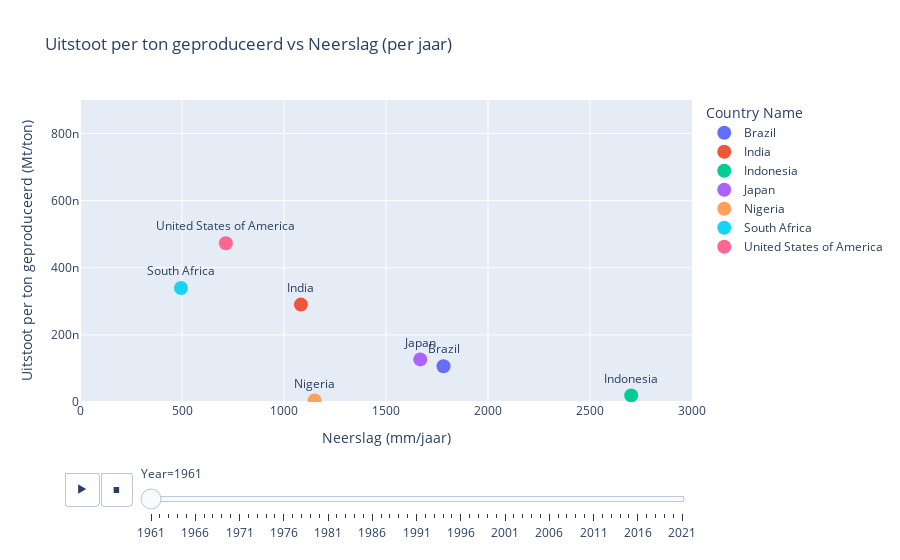

The cell this chart's notebook holds for it:
### Code cell
import pandas as pd
import plotly.express as px

# 📁 Laad de datasets
neerslag_df = pd.read_csv("datasets/API_AG.LND.PRCP.MM_DS2_en_csv_v2_4487.csv", skiprows=4)
productie_df = pd.read_csv("datasets/Production_Crops_Livestock_filtered.csv")
emissies_crops_df = pd.read_csv("datasets/Emissions_crops_filtered.csv")
emissies_livestock_df = pd.read_csv("datasets/Emissions_livestock_filtered.csv")

# 🌧️ Verwerk neerslagdata
neerslag_long = neerslag_df.melt(
    id_vars=["Country Name", "Country Code", "Indicator Name", "Indicator Code"],
    var_name="Year",
    value_name="Precipitation_mm"
)
neerslag_long = neerslag_long[["Country Name", "Year", "Precipitation_mm"]]
neerslag_long["Year"] = pd.to_numeric(neerslag_long["Year"], errors="coerce")
neerslag_long = neerslag_long.dropna(subset=["Year", "Precipitation_mm"])
neerslag_long["Country Name"] = neerslag_long["Country Name"].replace({
    "United States": "United States of America"
})

# 🚜 Verwerk productiegegevens
productie_filtered = productie_df[productie_df["Element"] == "Production"]
productie_aggregated = productie_filtered.groupby(["Area", "Year"])["Value"].sum().reset_index()
productie_aggregated.rename(columns={"Area": "Country Name", "Value": "Production_tonnes"}, inplace=True)
productie_aggregated["Year"] = pd.to_numeric(productie_aggregated["Year"], errors="coerce")
productie_aggregated["Country Name"] = productie_aggregated["Country Name"].replace({
    "Netherlands (Kingdom of the)": "Netherlands"
})

# 🌱🐄 Combineer gewas- en veeteeltuitstoot
emissies_crops_total = emissies_crops_df.groupby(["Area", "Year"])["Value"].sum().reset_index()
emissies_livestock_total = emissies_livestock_df.groupby(["Area", "Year"])["Value"].sum().reset_index()

emissies_total = pd.merge(
    emissies_crops_total, emissies_livestock_total,
    on=["Area", "Year"], how="outer", suffixes=("_crops", "_livestock")
)
emissies_total["Emissions_total"] = (
    emissies_total["Value_crops"].fillna(0) + emissies_total["Value_livestock"].fillna(0)
)
emissies_total = emissies_total[["Area", "Year", "Emissions_total"]]
emissies_total.rename(columns={"Area": "Country Name"}, inplace=True)
emissies_total["Year"] = pd.to_numeric(emissies_total["Year"], errors="coerce")

# 🔁 Merge alles samen op land + jaar
emissie_productie_df = pd.merge(emissies_total, productie_aggregated, on=["Country Name", "Year"])
emissie_productie_df = pd.merge(emissie_productie_df, neerslag_long, on=["Country Name", "Year"])

# 🔎 Filter op de 7 landen
landen_selectie = [
    "Nigeria", "South Africa", "India", "Japan",
    "United States of America", "Brazil", "Indonesia"
]
emissie_productie_df = emissie_productie_df[emissie_productie_df["Country Name"].isin(landen_selectie)]

# ➗ Bereken uitstoot per ton
emissie_productie_df["Emissions_per_ton"] = (
    emissie_productie_df["Emissions_total"] / emissie_productie_df["Production_tonnes"]
)

# 📈 Maak scatterplot
fig = px.scatter(
    emissie_productie_df,
    x="Precipitation_mm",
    y="Emissions_per_ton",
    animation_frame="Year",
    color="Country Name",
    text="Country Name",
    hover_name="Country Name",
    title="Uitstoot per ton geproduceerd vs Neerslag (per jaar)",
    labels={
        "Precipitation_mm": "Neerslag (mm/jaar)",
        "Emissions_per_ton": "Uitstoot per ton geproduceerd (Mt/ton)"
    }
)

fig.update_traces(
    textposition='top center',
    marker=dict(size=14)
)

fig.update_layout(
    xaxis=dict(range=[0, 3000]),
    yaxis=dict(range=[0, 6e-7])
)

fig.show()

### Figure 1 — Plotly figure (JSON) as saved in the notebook; plotly's stock layout.template omitted (floating-point values rounded to 4 significant figures)
{"data": [{"hovertemplate": "<b>%{hovertext}</b><br><br>Country Name=%{text}<br>Year=1961<br>Neerslag (mm/jaar)=%{x}<br>Uitstoot per ton geproduceerd (Mt/ton)=%{y}<extra></extra>", "hovertext": ["Brazil"], "legendgroup": "Brazil", "marker": {"color": "#636efa", "size": 14, "symbol": "circle"}, "mode": "markers+text", "name": "Brazil", "orientation": "v", "showlegend": true, "text": ["Brazil"], "textposition": "top center", "type": "scatter", "x": [1782.0], "xaxis": "x", "y": [1.067e-07], "yaxis": "y"}, {"hovertemplate": "<b>%{hovertext}</b><br><br>Country Name=%{text}<br>Year=1961<br>Neerslag (mm/jaar)=%{x}<br>Uitstoot per ton geproduceerd (Mt/ton)=%{y}<extra></extra>", "hovertext": ["India"], "legendgroup": "India", "marker": {"color": "#EF553B", "size": 14, "symbol": "circle"}, "mode": "markers+text", "name": "India", "orientation": "v", "showlegend": true, "text": ["India"], "textposition": "top center", "type": "scatter", "x": [1083.0], "xaxis": "x", "y": [2.903e-07], "yaxis": "y"}, {"hovertemplate": "<b>%{hovertext}</b><br><br>Country Name=%{text}<br>Year=1961<br>Neerslag (mm/jaar)=%{x}<br>Uitstoot per ton geproduceerd (Mt/ton)=%{y}<extra></extra>", "hovertext": ["Indonesia"], "legendgroup": "Indonesia", "marker": {"color": "#00cc96", "size": 14, "symbol": "circle"}, "mode": "markers+text", "name": "Indonesia", "orientation": "v", "showlegend": true, "text": ["Indonesia"], "textposition": "top center", "type": "scatter", "x": [2702.0], "xaxis": "x", "y": [1.973e-08], "yaxis": "y"}, {"hovertemplate": "<b>%{hovertext}</b><br><br>Country Name=%{text}<br>Year=1961<br>Neerslag (mm/jaar)=%{x}<br>Uitstoot per ton geproduceerd (Mt/ton)=%{y}<extra></extra>", "hovertext": ["Japan"], "legendgroup": "Japan", "marker": {"color": "#ab63fa", "size": 14, "symbol": "circle"}, "mode": "markers+text", "name": "Japan", "orientation": "v", "showlegend": true, "text": ["Japan"], "textposition": "top center", "type": "scatter", "x": [1668.0], "xaxis": "x", "y": [1.27e-07], "yaxis": "y"}, {"hovertemplate": "<b>%{hovertext}</b><br><br>Country Name=%{text}<br>Year=1961<br>Neerslag (mm/jaar)=%{x}<br>Uitstoot per ton geproduceerd (Mt/ton)=%{y}<extra></extra>", "hovertext": ["Nigeria"], "legendgroup": "Nigeria", "marker": {"color": "#FFA15A", "size": 14, "symbol": "circle"}, "mode": "markers+text", "name": "Nigeria", "orientation": "v", "showlegend": true, "text": ["Nigeria"], "textposition": "top center", "type": "scatter", "x": [1150.0], "xaxis": "x", "y": [4.585e-09], "yaxis": "y"}, {"hovertemplate": "<b>%{hovertext}</b><br><br>Country Name=%{text}<br>Year=1961<br>Neerslag (mm/jaar)=%{x}<br>Uitstoot per ton geproduceerd (Mt/ton)=%{y}<extra></extra>", "hovertext": ["South Africa"], "legendgroup": "South Africa", "marker": {"color": "#19d3f3", "size": 14, "symbol": "circle"}, "mode": "markers+text", "name": "South Africa", "orientation": "v", "showlegend": true, "text": ["South Africa"], "textposition": "top center", "type": "scatter", "x": [495.0], "xaxis": "x", "y": [3.399e-07], "yaxis": "y"}, {"hovertemplate": "<b>%{hovertext}</b><br><br>Country Name=%{text}<br>Year=1961<br>Neerslag (mm/jaar)=%{x}<br>Uitstoot per ton geproduceerd (Mt/ton)=%{y}<extra></extra>", "hovertext": ["United States of America"], "legendgroup": "United States of America", "marker": {"color": "#FF6692", "size": 14, "symbol": "circle"}, "mode": "markers+text", "name": "United States of America", "orientation": "v", "showlegend": true, "text": ["United States of America"], "textposition": "top center", "type": "scatter", "x": [715.0], "xaxis": "x", "y": [4.733e-07], "yaxis": "y"}], "layout": {"legend": {"title": {"text": "Country Name"}, "tracegroupgap": 0}, "sliders": [{"active": 0, "currentvalue": {"prefix": "Year="}, "len": 0.9, "pad": {"b": 10, "t": 60}, "steps": [{"args": [["1961"], {"frame": {"duration": 0, "redraw": false}, "fromcurrent": true, "mode": "immediate", "transition": {"duration": 0, "easing": "linear"}}], "label": "1961", "method": "animate"}, {"args": [["1962"], {"frame": {"duration": 0, "redraw": false}, "fromcurrent": true, "mode": "immediate", "transition": {"duration": 0, "easing": "linear"}}], "label": "1962", "method": "animate"}, {"args": [["1963"], {"frame": {"duration": 0, "redraw": false}, "fromcurrent": true, "mode": "immediate", "transition": {"duration": 0, "easing": "linear"}}], "label": "1963", "method": "animate"}, {"args": [["1964"], {"frame": {"duration": 0, "redraw": false}, "fromcurrent": true, "mode": "immediate", "transition": {"duration": 0, "easing": "linear"}}], "label": "1964", "method": "animate"}, {"args": [["1965"], {"frame": {"duration": 0, "redraw": false}, "fromcurrent": true, "mode": "immediate", "transition": {"duration": 0, "easing": "linear"}}], "label": "1965", "method": "animate"}, {"args": [["1966"], {"frame": {"duration": 0, "redraw": false}, "fromcurrent": true, "mode": "immediate", "transition": {"duration": 0, "easing": "linear"}}], "label": "1966", "method": "animate"}, {"args": [["1967"], {"frame": {"duration": 0, "redraw": false}, "fromcurrent": true, "mode": "immediate", "transition": {"duration": 0, "easing": "linear"}}], "label": "1967", "method": "animate"}, {"args": [["1968"], {"frame": {"duration": 0, "redraw": false}, "fromcurrent": true, "mode": "immediate", "transition": {"duration": 0, "easing": "linear"}}], "label": "1968", "method": "animate"}, {"args": [["1969"], {"frame": {"duration": 0, "redraw": false}, "fromcurrent": true, "mode": "immediate", "transition": {"duration": 0, "easing": "linear"}}], "label": "1969", "method": "animate"}, {"args": [["1970"], {"frame": {"duration": 0, "redraw": false}, "fromcurrent": true, "mode": "immediate", "transition": {"duration": 0, "easing": "linear"}}], "label": "1970", "method": "animate"}, {"args": [["1971"], {"frame": {"duration": 0, "redraw": false}, "fromcurrent": true, "mode": "immediate", "transition": {"duration": 0, "easing": "linear"}}], "label": "1971", "method": "animate"}, {"args": [["1972"], {"frame": {"duration": 0, "redraw": false}, "fromcurrent": true, "mode": "immediate", "transition": {"duration": 0, "easing": "linear"}}], "label": "1972", "method": "animate"}, {"args": [["1973"], {"frame": {"duration": 0, "redraw": false}, "fromcurrent": true, "mode": "immediate", "transition": {"duration": 0, "easing": "linear"}}], "label": "1973", "method": "animate"}, {"args": [["1974"], {"frame": {"duration": 0, "redraw": false}, "fromcurrent": true, "mode": "immediate", "transition": {"duration": 0, "easing": "linear"}}], "label": "1974", "method": "animate"}, {"args": [["1975"], {"frame": {"duration": 0, "redraw": false}, "fromcurrent": true, "mode": "immediate", "transition": {"duration": 0, "easing": "linear"}}], "label": "1975", "method": "animate"}, {"args": [["1976"], {"frame": {"duration": 0, "redraw": false}, "fromcurrent": true, "mode": "immediate", "transition": {"duration": 0, "easing": "linear"}}], "label": "1976", "method": "animate"}, {"args": [["1977"], {"frame": {"duration": 0, "redraw": false}, "fromcurrent": true, "mode": "immediate", "transition": {"duration": 0, "easing": "linear"}}], "label": "1977", "method": "animate"}, {"args": [["1978"], {"frame": {"duration": 0, "redraw": false}, "fromcurrent": true, "mode": "immediate", "transition": {"duration": 0, "easing": "linear"}}], "label": "1978", "method": "animate"}, {"args": [["1979"], {"frame": {"duration": 0, "redraw": false}, "fromcurrent": true, "mode": "immediate", "transition": {"duration": 0, "easing": "linear"}}], "label": "1979", "method": "animate"}, {"args": [["1980"], {"frame": {"duration": 0, "redraw": false}, "fromcurrent": true, "mode": "immediate", "transition": {"duration": 0, "easing": "linear"}}], "label": "1980", "method": "animate"}, {"args": [["1981"], {"frame": {"duration": 0, "redraw": false}, "fromcurrent": true, "mode": "immediate", "transition": {"duration": 0, "easing": "linear"}}], "label": "1981", "method": "animate"}, {"args": [["1982"], {"frame": {"duration": 0, "redraw": false}, "fromcurrent": true, "mode": "immediate", "transition": {"duration": 0, "easing": "linear"}}], "label": "1982", "method": "animate"}, {"args": [["1983"], {"frame": {"duration": 0, "redraw": false}, "fromcurrent": true, "mode": "immediate", "transition": {"duration": 0, "easing": "linear"}}], "label": "1983", "method": "animate"}, {"args": [["1984"], {"frame": {"duration": 0, "redraw": false}, "fromcurrent": true, "mode": "immediate", "transition": {"duration": 0, "easing": "linear"}}], "label": "1984", "method": "animate"}, {"args": [["1985"], {"frame": {"duration": 0, "redraw": false}, "fromcurrent": true, "mode": "immediate", "transition": {"duration": 0, "easing": "linear"}}], "label": "1985", "method": "animate"}, {"args": [["1986"], {"frame": {"duration": 0, "redraw": false}, "fromcurrent": true, "mode": "immediate", "transition": {"duration": 0, "easing": "linear"}}], "label": "1986", "method": "animate"}, {"args": [["1987"], {"frame": {"duration": 0, "redraw": false}, "fromcurrent": true, "mode": "immediate", "transition": {"duration": 0, "easing": "linear"}}], "label": "1987", "method": "animate"}, {"args": [["1988"], {"frame": {"duration": 0, "redraw": false}, "fromcurrent": true, "mode": "immediate", "transition": {"duration": 0, "easing": "linear"}}], "label": "1988", "method": "animate"}, {"args": [["1989"], {"frame": {"duration": 0, "redraw": false}, "fromcurrent": true, "mode": "immediate", "transition": {"duration": 0, "easing": "linear"}}], "label": "1989", "method": "animate"}, {"args": [["1990"], {"frame": {"duration": 0, "redraw": false}, "fromcurrent": true, "mode": "immediate", "transition": {"duration": 0, "easing": "linear"}}], "label": "1990", "method": "animate"}, {"args": [["1991"], {"frame": {"duration": 0, "redraw": false}, "fromcurrent": true, "mode": "immediate", "transition": {"duration": 0, "easing": "linear"}}], "label": "1991", "method": "animate"}, {"args": [["1992"], {"frame": {"duration": 0, "redraw": false}, "fromcurrent": true, "mode": "immediate", "transition": {"duration": 0, "easing": "linear"}}], "label": "1992", "method": "animate"}, {"args": [["1993"], {"frame": {"duration": 0, "redraw": false}, "fromcurrent": true, "mode": "immediate", "transition": {"duration": 0, "easing": "linear"}}], "label": "1993", "method": "animate"}, {"args": [["1994"], {"frame": {"duration": 0, "redraw": false}, "fromcurrent": true, "mode": "immediate", "transition": {"duration": 0, "easing": "linear"}}], "label": "1994", "method": "animate"}, {"args": [["1995"], {"frame": {"duration": 0, "redraw": false}, "fromcurrent": true, "mode": "immediate", "transition": {"duration": 0, "easing": "linear"}}], "label": "1995", "method": "animate"}, {"args": [["1996"], {"frame": {"duration": 0, "redraw": false}, "fromcurrent": true, "mode": "immediate", "transition": {"duration": 0, "easing": "linear"}}], "label": "1996", "method": "animate"}, {"args": [["1997"], {"frame": {"duration": 0, "redraw": false}, "fromcurrent": true, "mode": "immediate", "transition": {"duration": 0, "easing": "linear"}}], "label": "1997", "method": "animate"}, {"args": [["1998"], {"frame": {"duration": 0, "redraw": false}, "fromcurrent": true, "mode": "immediate", "transition": {"duration": 0, "easing": "linear"}}], "label": "1998", "method": "animate"}, {"args": [["1999"], {"frame": {"duration": 0, "redraw": false}, "fromcurrent": true, "mode": "immediate", "transition": {"duration": 0, "easing": "linear"}}], "label": "1999", "method": "animate"}, {"args": [["2000"], {"frame": {"duration": 0, "redraw": false}, "fromcurrent": true, "mode": "immediate", "transition": {"duration": 0, "easing": "linear"}}], "label": "2000", "method": "animate"}, {"args": [["2001"], {"frame": {"duration": 0, "redraw": false}, "fromcurrent": true, "mode": "immediate", "transition": {"duration": 0, "easing": "linear"}}], "label": "2001", "method": "animate"}, {"args": [["2002"], {"frame": {"duration": 0, "redraw": false}, "fromcurrent": true, "mode": "immediate", "transition": {"duration": 0, "easing": "linear"}}], "label": "2002", "method": "animate"}, {"args": [["2003"], {"frame": {"duration": 0, "redraw": false}, "fromcurrent": true, "mode": "immediate", "transition": {"duration": 0, "easing": "linear"}}], "label": "2003", "method": "animate"}, {"args": [["2004"], {"frame": {"duration": 0, "redraw": false}, "fromcurrent": true, "mode": "immediate", "transition": {"duration": 0, "easing": "linear"}}], "label": "2004", "method": "animate"}, {"args": [["2005"], {"frame": {"duration": 0, "redraw": false}, "fromcurrent": true, "mode": "immediate", "transition": {"duration": 0, "easing": "linear"}}], "label": "2005", "method": "animate"}, {"args": [["2006"], {"frame": {"duration": 0, "redraw": false}, "fromcurrent": true, "mode": "immediate", "transition": {"duration": 0, "easing": "linear"}}], "label": "2006", "method": "animate"}, {"args": [["2007"], {"frame": {"duration": 0, "redraw": false}, "fromcurrent": true, "mode": "immediate", "transition": {"duration": 0, "easing": "linear"}}], "label": "2007", "method": "animate"}, {"args": [["2008"], {"frame": {"duration": 0, "redraw": false}, "fromcurrent": true, "mode": "immediate", "transition": {"duration": 0, "easing": "linear"}}], "label": "2008", "method": "animate"}, {"args": [["2009"], {"frame": {"duration": 0, "redraw": false}, "fromcurrent": true, "mode": "immediate", "transition": {"duration": 0, "easing": "linear"}}], "label": "2009", "method": "animate"}, {"args": [["2010"], {"frame": {"duration": 0, "redraw": false}, "fromcurrent": true, "mode": "immediate", "transition": {"duration": 0, "easing": "linear"}}], "label": "2010", "method": "animate"}, {"args": [["2011"], {"frame": {"duration": 0, "redraw": false}, "fromcurrent": true, "mode": "immediate", "transition": {"duration": 0, "easing": "linear"}}], "label": "2011", "method": "animate"}, {"args": [["2012"], {"frame": {"duration": 0, "redraw": false}, "fromcurrent": true, "mode": "immediate", "transition": {"duration": 0, "easing": "linear"}}], "label": "2012", "method": "animate"}, {"args": [["2013"], {"frame": {"duration": 0, "redraw": false}, "fromcurrent": true, "mode": "immediate", "transition": {"duration": 0, "easing": "linear"}}], "label": "2013", "method": "animate"}, {"args": [["2014"], {"frame": {"duration": 0, "redraw": false}, "fromcurrent": true, "mode": "immediate", "transition": {"duration": 0, "easing": "linear"}}], "label": "2014", "method": "animate"}, {"args": [["2015"], {"frame": {"duration": 0, "redraw": false}, "fromcurrent": true, "mode": "immediate", "transition": {"duration": 0, "easing": "linear"}}], "label": "2015", "method": "animate"}, {"args": [["2016"], {"frame": {"duration": 0, "redraw": false}, "fromcurrent": true, "mode": "immediate", "transition": {"duration": 0, "easing": "linear"}}], "label": "2016", "method": "animate"}, {"args": [["2017"], {"frame": {"duration": 0, "redraw": false}, "fromcurrent": true, "mode": "immediate", "transition": {"duration": 0, "easing": "linear"}}], "label": "2017", "method": "animate"}, {"args": [["2018"], {"frame": {"duration": 0, "redraw": false}, "fromcurrent": true, "mode": "immediate", "transition": {"duration": 0, "easing": "linear"}}], "label": "2018", "method": "animate"}, {"args": [["2019"], {"frame": {"duration": 0, "redraw": false}, "fromcurrent": true, "mode": "immediate", "transition": {"duration": 0, "easing": "linear"}}], "label": "2019", "method": "animate"}, {"args": [["2020"], {"frame": {"duration": 0, "redraw": false}, "fromcurrent": true, "mode": "immediate", "transition": {"duration": 0, "easing": "linear"}}], "label": "2020", "method": "animate"}, {"args": [["2021"], {"frame": {"duration": 0, "redraw": false}, "fromcurrent": true, "mode": "immediate", "transition": {"duration": 0, "easing": "linear"}}], "label": "2021", "method": "animate"}], "x": 0.1, "xanchor": "left", "y": 0, "yanchor": "top"}], "title": {"text": "Uitstoot per ton geproduceerd vs Neerslag (per jaar)"}, "updatemenus": [{"buttons": [{"args": [null, {"frame": {"duration": 500, "redraw": false}, "fromcurrent": true, "mode": "immediate", "transition": {"duration": 500, "easing": "linear"}}], "label": "&#9654;", "method": "animate"}, {"args": [[null], {"frame": {"duration": 0, "redraw": false}, "fromcurrent": true, "mode": "immediate", "transition": {"duration": 0, "easing": "linear"}}], "label": "&#9724;", "method": "animate"}], "direction": "left", "pad": {"r": 10, "t": 70}, "showactive": false, "type": "buttons", "x": 0.1, "xanchor": "right", "y": 0, "yanchor": "top"}], "xaxis": {"anchor": "y", "domain": [0, 1], "range": [0, 3000], "title": {"text": "Neerslag (mm/jaar)"}}, "yaxis": {"anchor": "x", "domain": [0, 1], "range": [0, 9e-07], "title": {"text": "Uitstoot per ton geproduceerd (Mt/ton)"}}}}
